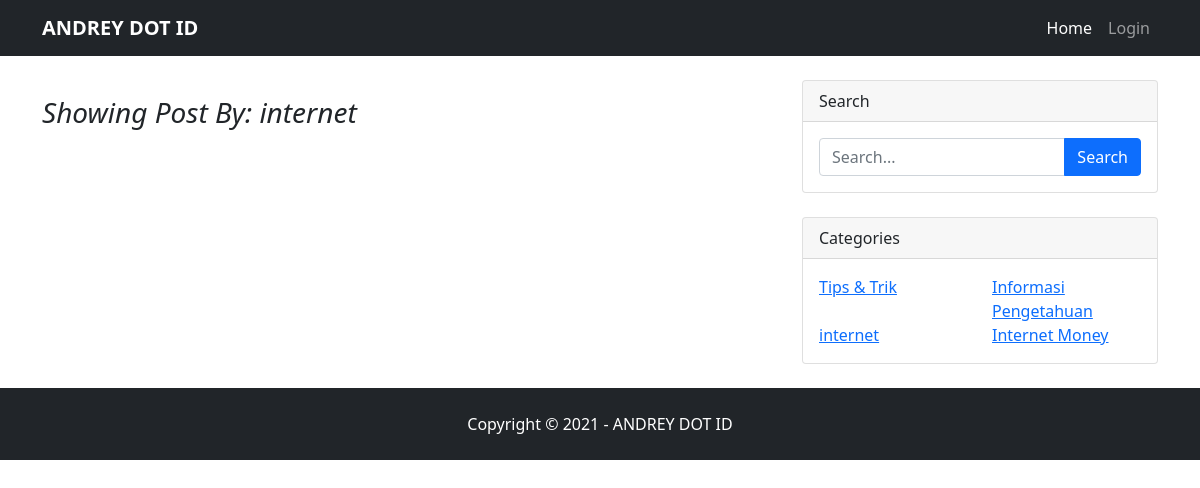
The page /index.php?label=3 on the database its author committed.
### tables this page shows
CREATE TABLE `kategori` (
  `id_kategori` int(11) NOT NULL,
  `kategori` varchar(30) NOT NULL
);

### database.php (called while the page is built, shortened)
<?php
    $host = "localhost";
    $user = "root";
    $pass = "";
    $db = "db_blog";
    $koneksi = mysqli_connect($host,$user,$pass,$db);
    function keys($data = []){
        $key = "";
        for ($i=0; $i<count($data); $i++){
            $key .= "`" . array_keys($data)[$i] . "`,";
        }
        return rtrim($key, ",");
    }
    function values($data = []){
        $val = "";
        foreach ($data as $key){
            $val .= "'".$key."',";
        }
        return rtrim($val, ",");
    }
    function select($table, $id = []){
        global $koneksi;
        if ($id == []){
            $sql = "SELECT * FROM " . $table;
        } else {
            $sql = "SELECT * FROM " . $table . " WHERE " . str_replace('`', '',keys($id) . "=" .values($id));
        }
        $data = mysqli_query($koneksi, $sql );
		while($x = mysqli_fetch_array($data)){
			$hasil[] = $x;
		}
		$hasil = json_encode($hasil);
        return json_decode($hasil);
    }

### function.php (called while the page is built, shortened)
<?php
include 'database.php';
function base_url($tujuan = ''){
    if ($tujuan != ''){
        return url . $tujuan;
    } else {
        return url;
    }
}
function label(){
    global $koneksi;
    $id = $_GET['label'];
    $string = "SELECT * FROM post_kat_detail WHERE id_kategori = '$id' GROUP BY id_postingan";
    $hasil = mysqli_query($koneksi, $string);
    $h = json_encode($h);
    return json_decode($h);
}

### page/kategori.php (the view)
<div class="card mb-4">
    <div class="card-header">Categories</div>
    <div class="card-body">
        <div class="row">
            <?php $i = 1; foreach (select('kategori') as $key) : ?>
            <?php if ($i%2 == 0) { ?>
            <div class="col-sm-6">
                <ul class="list-unstyled mb-0">
                    <li><a href="<?= base_url('index.php?label=') . $key->id_kategori ?>"><?= $key->kategori ?></a></li>
                </ul>
            </div>
            <?php } else { ?>
            <div class="col-sm-6">
                <ul class="list-unstyled mb-0">
                    <li><a href="<?= base_url('index.php?label=') . $key->id_kategori ?>"><?= $key->kategori ?></a></li>
                </ul>
            </div>
            <?php } ?>
            <?php endforeach; ?>
        </div>
    </div>
</div>

### page/home.php (shortened to what this page needs)
<?php
    if (isset($_POST['cari'])){
        extract($_POST);
        if (isset($keyword) != '' ){
            $key = "SELECT * FROM postingan WHERE
                isi LIKE '%$keyword%' OR
                judul LIKE '%$keyword%'
            ";
            $data =mysqli_query($koneksi, $key);
            while($x = mysqli_fetch_array($data)){
                $hasil[] = $x;
            }
            $hasil = json_encode($hasil);
            $hasil = json_decode($hasil);
        }
        else {
            $hasil = select('postingan');
        }
    } else {
        $hasil = select('postingan');
    }
    if (isset($_GET['label'])){
        $hasil = label();
    }
?>
<div class="container mt-4">
    <div class="row">
        <div class="col-lg-8">
            <?php if (!isset($_GET['label'])){ ?>
            <div class="card mb-4">
                <a href="<?= base_url('index.php?page=post&&slug=') . $hasil[0]->slug ?>">
                <?php if (file_exists('assets/images/' . $hasil[0]->thumbnail)) { ?>
                    <img src="<?= base_url('assets/images/') . $hasil[0]->thumbnail ?>" class="card-img-top1" >
                <?php } else { ?>
                    <img class="card-img-top" src="https://dummyimage.com/700x350/dee2e6/6c757d.jpg" alt="..." />
                <?php } ?>
                </a>
                <div class="card-body">
                    <div class="small text-muted"><?= convertTanggal($hasil[0]->date_post); ?></div>
                    <?php $kategori = select('post_kat_detail', ['id_postingan' => $hasil[0]->id_postingan]); ?>
                    <?php foreach($kategori as $k) :?>
                        <a class="badge bg-secondary mt-2 text-decoration-none link-light" href="#!"><?= select('kategori', ['id_kategori' => $k->id_kategori])[0]->kategori ?></a>
                    <?php endforeach; ?>
                    <h2 class="card-title h4 mt-2"><?= (strlen($hasil[0]->judul) < 100 ) ? $hasil[0]->judul : substr($hasil[0]->judul, 0, 50) . "...." ?></h2>
                    <p class="card-text"><?= substr($hasil[0]->isi, 0, 180) . "....." ?></p>
                    <a class="btn btn-primary" href="<?= base_url('index.php?page=post&&slug=') . $hasil[0]->slug ?>">Read more →</a>
                </div>
            </div>
            <?php } else { ?>
                <h3 style="font-style: italic;" class="mt-3 mb-5">Showing Post By: <?= select('kategori', ['id_kategori' => $_GET['label']])[0]->kategori ?></h3>
            <?php } ?>
        </div>
        <div class="col-lg-4">
            <?php include 'search.php'; ?>
            <?php include 'kategori.php'; ?>
        </div>
    </div>
</div>

### rows shown on the page
kategori: kategori "internet"
kategori: kategori "Tips & Trik"
kategori: kategori "Informasi Pengetahuan"
kategori: kategori "Internet Money"
